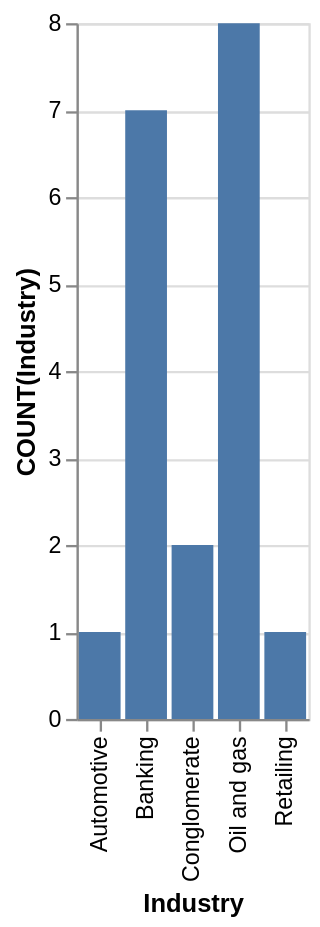

Write a Vega-Lite specification for this figure.
### Vega-Lite specification from a JSON file in a GitHub repository (floating-point values rounded to 4 significant figures)
{"data": {"values": [{"x_data": "Automotive", "y_data": 1}, {"x_data": "Banking", "y_data": 7}, {"x_data": "Conglomerate", "y_data": 2}, {"x_data": "Oil and gas", "y_data": 8}, {"x_data": "Retailing", "y_data": 1}]}, "mark": "bar", "encoding": {"x": {"field": "x_data", "type": "nominal", "title": "Industry", "sort": "ascending"}, "y": {"field": "y_data", "type": "quantitative", "title": "COUNT(Industry)"}}}
